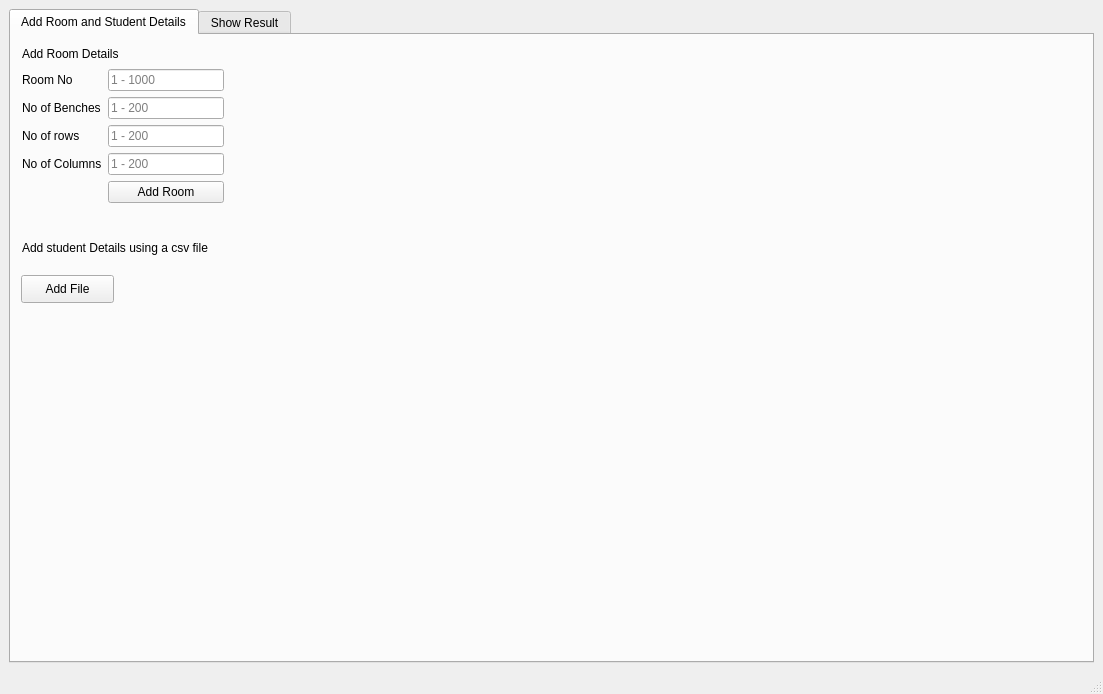
<?xml version="1.0" encoding="UTF-8"?>
<ui version="4.0">
 <class>MainWindow</class>
 <widget class="QMainWindow" name="MainWindow">
  <property name="geometry">
   <rect>
    <x>0</x>
    <y>0</y>
    <width>1103</width>
    <height>694</height>
   </rect>
  </property>
  <property name="windowTitle">
   <string>MainWindow</string>
  </property>
  <widget class="QWidget" name="centralwidget">
   <layout class="QHBoxLayout" name="horizontalLayout">
    <item>
     <widget class="QTabWidget" name="tab_widget">
      <property name="currentIndex">
       <number>0</number>
      </property>
      <property name="tabsClosable">
       <bool>false</bool>
      </property>
      <widget class="QWidget" name="add_room_and_student_tab">
       <attribute name="title">
        <string>Add Room and Student Details</string>
       </attribute>
       <widget class="QWidget" name="formLayoutWidget">
        <property name="geometry">
         <rect>
          <x>11</x>
          <y>34</y>
          <width>202</width>
          <height>154</height>
         </rect>
        </property>
        <layout class="QFormLayout" name="formLayout">
         <item row="1" column="0">
          <widget class="QLabel" name="noOfBenchesLabel">
           <property name="text">
            <string>No of Benches</string>
           </property>
          </widget>
         </item>
         <item row="1" column="1">
          <widget class="QLineEdit" name="no_of_benches_input">
           <property name="text">
            <string/>
           </property>
           <property name="placeholderText">
            <string>1 - 200</string>
           </property>
          </widget>
         </item>
         <item row="2" column="0">
          <widget class="QLabel" name="noOfRowsLabel">
           <property name="text">
            <string>No of rows</string>
           </property>
          </widget>
         </item>
         <item row="2" column="1">
          <widget class="QLineEdit" name="no_of_rows_input">
           <property name="placeholderText">
            <string>1 - 200</string>
           </property>
          </widget>
         </item>
         <item row="3" column="0">
          <widget class="QLabel" name="noOfColumnsLabel">
           <property name="text">
            <string>No of Columns</string>
           </property>
          </widget>
         </item>
         <item row="3" column="1">
          <widget class="QLineEdit" name="no_of_columns_input">
           <property name="placeholderText">
            <string>1 - 200</string>
           </property>
          </widget>
         </item>
         <item row="4" column="1">
          <widget class="QPushButton" name="add_room_button">
           <property name="text">
            <string>Add Room</string>
           </property>
          </widget>
         </item>
         <item row="0" column="0">
          <widget class="QLabel" name="roomNoLabel">
           <property name="text">
            <string>Room No</string>
           </property>
          </widget>
         </item>
         <item row="0" column="1">
          <widget class="QLineEdit" name="room_no_input">
           <property name="placeholderText">
            <string>1 - 1000</string>
           </property>
          </widget>
         </item>
        </layout>
       </widget>
       <widget class="QLabel" name="label">
        <property name="geometry">
         <rect>
          <x>11</x>
          <y>11</y>
          <width>141</width>
          <height>16</height>
         </rect>
        </property>
        <property name="font">
         <font>
          <pointsize>9</pointsize>
         </font>
        </property>
        <property name="text">
         <string>Add Room Details</string>
        </property>
       </widget>
       <widget class="QLabel" name="label_2">
        <property name="geometry">
         <rect>
          <x>11</x>
          <y>197</y>
          <width>251</width>
          <height>31</height>
         </rect>
        </property>
        <property name="font">
         <font>
          <pointsize>9</pointsize>
         </font>
        </property>
        <property name="text">
         <string>Add student Details using a csv file</string>
        </property>
        <property name="scaledContents">
         <bool>false</bool>
        </property>
       </widget>
       <widget class="QPushButton" name="add_file_button">
        <property name="geometry">
         <rect>
          <x>10</x>
          <y>240</y>
          <width>93</width>
          <height>28</height>
         </rect>
        </property>
        <property name="text">
         <string>Add File</string>
        </property>
       </widget>
      </widget>
      <widget class="QWidget" name="show_result_tab">
       <attribute name="title">
        <string>Show Result</string>
       </attribute>
       <layout class="QVBoxLayout" name="verticalLayout">
        <item alignment="Qt::AlignHCenter">
         <widget class="QPushButton" name="generate_arrangement_button">
          <property name="sizePolicy">
           <sizepolicy hsizetype="Fixed" vsizetype="Fixed">
            <horstretch>0</horstretch>
            <verstretch>0</verstretch>
           </sizepolicy>
          </property>
          <property name="text">
           <string>Generate Arrangement</string>
          </property>
         </widget>
        </item>
        <item>
         <widget class="QScrollArea" name="scroll_area">
          <property name="verticalScrollBarPolicy">
           <enum>Qt::ScrollBarAlwaysOn</enum>
          </property>
          <property name="widgetResizable">
           <bool>true</bool>
          </property>
          <widget class="QWidget" name="scrollAreaWidgetContents">
           <property name="geometry">
            <rect>
             <x>0</x>
             <y>0</y>
             <width>1030</width>
             <height>560</height>
            </rect>
           </property>
          </widget>
         </widget>
        </item>
       </layout>
       <zorder>scroll_area</zorder>
       <zorder>generate_arrangement_button</zorder>
      </widget>
     </widget>
    </item>
   </layout>
  </widget>
  <widget class="QStatusBar" name="status_bar"/>
 </widget>
 <resources/>
 <connections/>
</ui>
